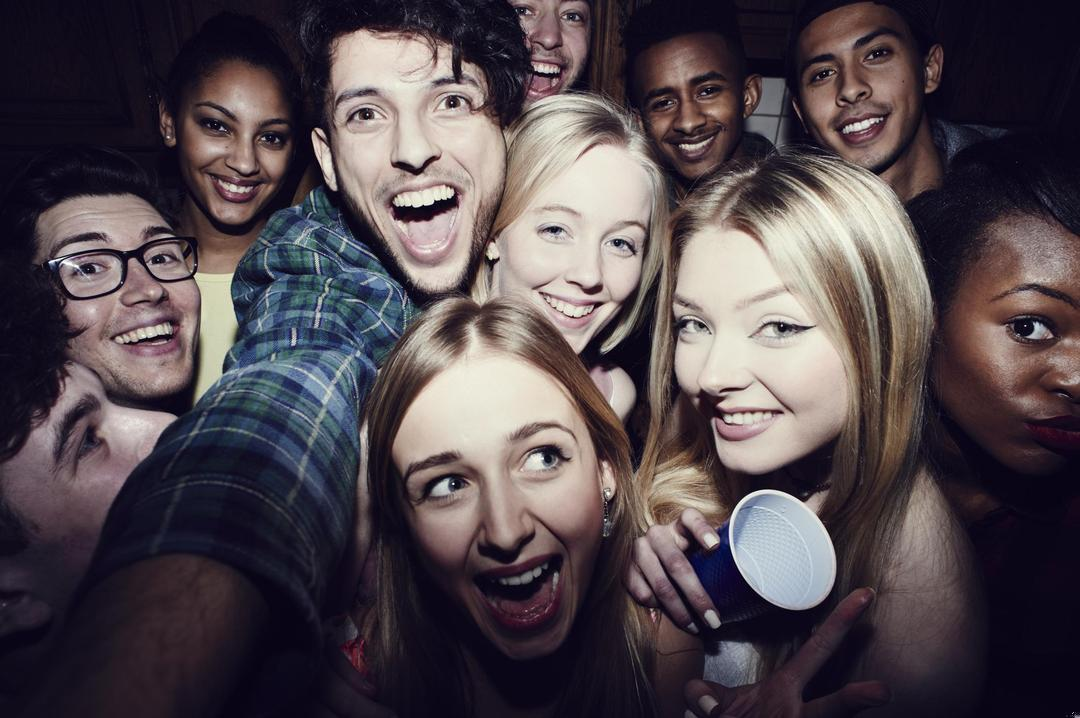
#> input picture VSC/sample-oppløsning.jpg, 1080 x 718 px
$ python 'ig oppgave c.py'
#> lines starting #> are read from the running program, lines starting #| are printed output that depends on the picture
#> the answer given: sample-oppløsning.jpg
#> the answer given: out.png
#> the answer given: 3
from PIL import Image

def rotate_image(input_path, output_path, degrees):
    # Åpne bildet
#> called with input_path = 'sample-oppløsning.jpg', output_path = 'out.png', degrees = 3
    image = Image.open(input_path)
#> image is the input picture: PIL image 1080x718 RGB; mean R, G, B 82.1, 72, 77.6

    # Utfør rotasjon
    rotated_image = image.rotate(degrees)
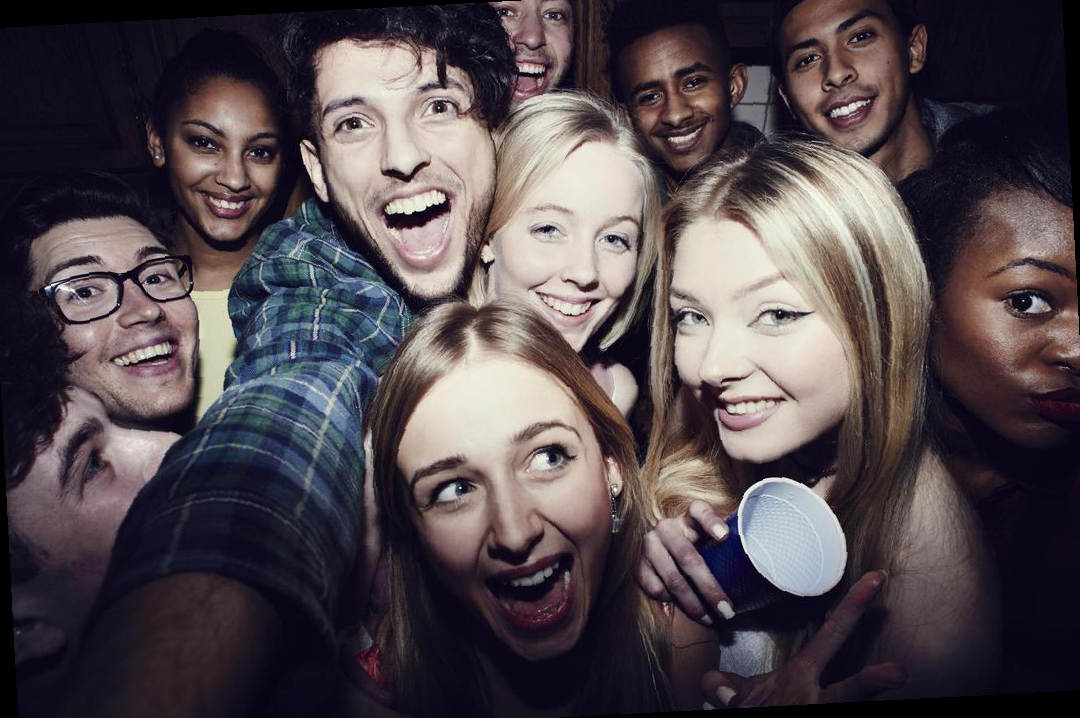
#> rotated_image: PIL image 1080x718 RGB; mean R, G, B 81.6, 71.7, 76.9

    # Lagre det roterte bildet
    rotated_image.save(output_path)


# Bruk funksjonen
input_image_path = "path/to/your/image.jpg"
output_image_path = "path/to/your/rotated_image.jpg"

# Rotere 90 grader med klokken
# rotate_image(input_image_path, output_image_path, 90)

# Rotere 90 grader mot klokken
# rotate_image(input_image_path, output_image_path, -90)

# Rotere 180 grader
# rotate_image(input_image_path, output_image_path, 180)


input_image_path = input("Oppgi hvilket bilde du vil rotere: ")
output_image_path = input("Oppgi navnet på bildet som skal eksporteres: ")
degrees = int(input("Oppgi hvor mange grader du vil rotere bildet: "))

# Kjøre programmet
rotate_image(input_image_path, output_image_path, degrees)
